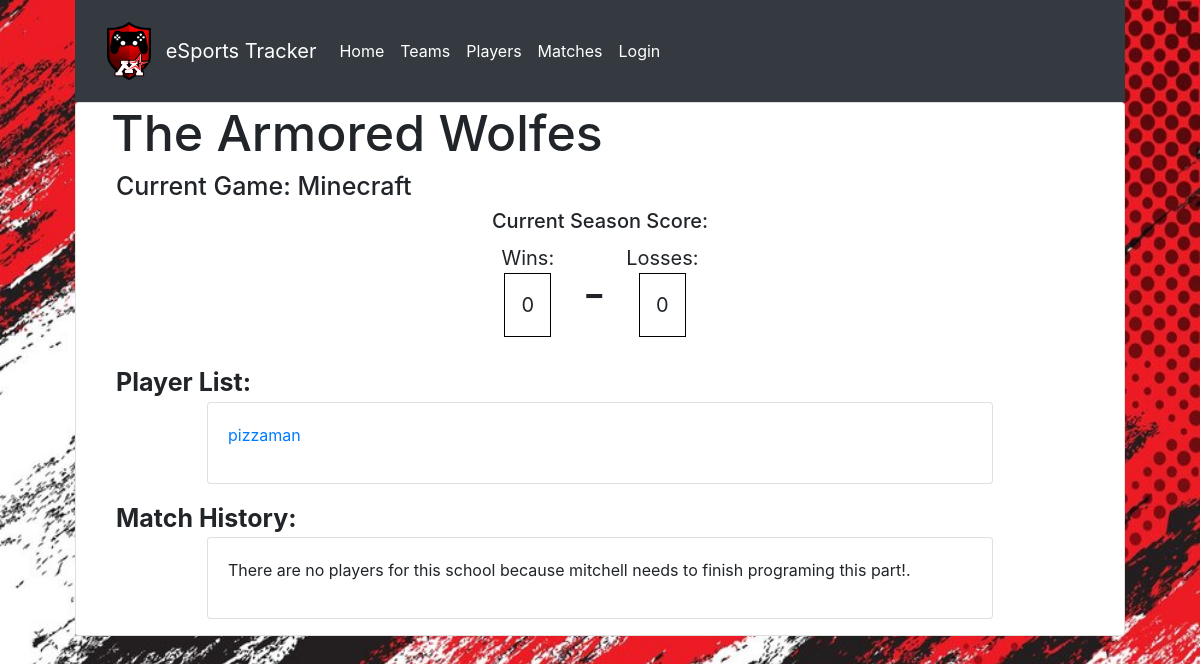
Before: /tracker/teams/1 with the older database file.
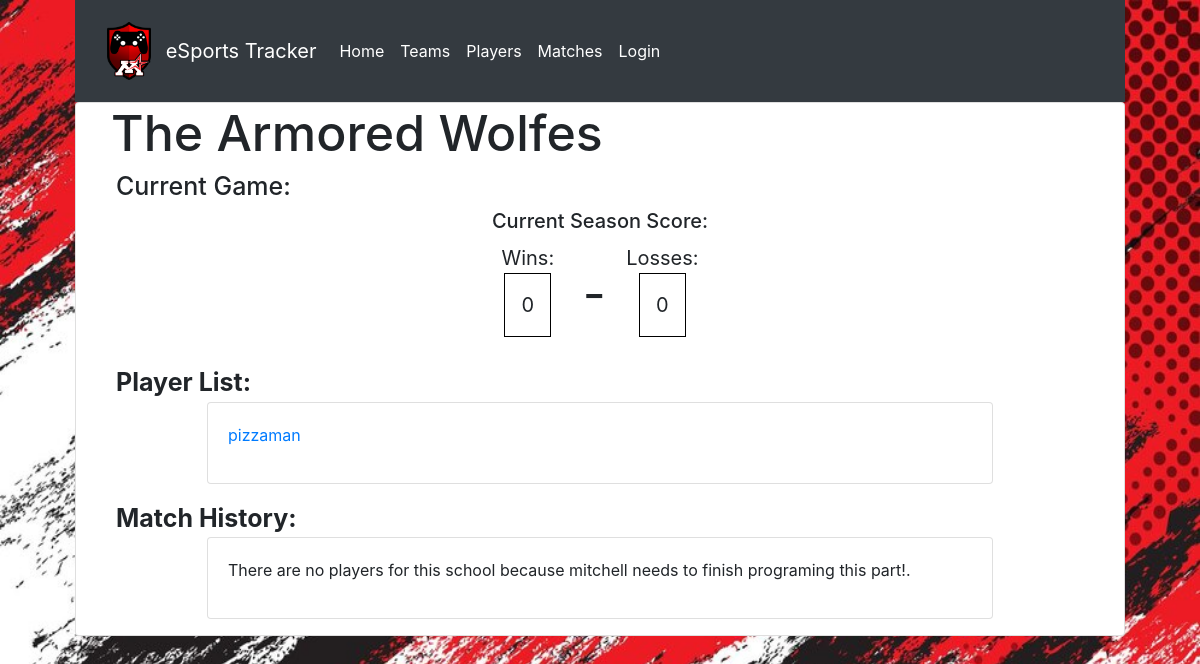
After: the same page with the newer database file.
### tracker/models.py (models this page shows, shortened)
class Team(models.Model):
    teamName = models.CharField(max_length=25, unique=True)
    game = models.ForeignKey('Game', on_delete=models.SET_NULL, null=True)

class Game(models.Model):
    gameName = models.CharField(max_length=30)
    teamSize = models.IntegerField(default=0)
    leagueFormat = models.CharField(choices=leagueFormatChoices, default=roundRobin, max_length=25)
    leagueStructure = models.CharField(choices=leagueStructureChoices, default=jv, max_length=25)

class Player(models.Model):
    username = models.CharField(max_length=10)
    name = models.CharField(max_length=20)
    team = models.ForeignKey('Team', on_delete=models.RESTRICT, null=True)
    age = models.IntegerField()
    kills = models.IntegerField(default=0)
    deaths = models.IntegerField(null=True, default=0)
    assists = models.IntegerField(null=True, default=0)
    KDA = models.CharField(max_length=11,null=True, default="0/0/0")
    def get_absolute_url(self):
        return reverse('player-detail', args=[str(self.id)])

### tracker/views.py (the view)
# urls.py: path('teams/<int:pk>', views.TeamDetailView.as_view(), name='team-detail'),
class TeamDetailView(generic.DetailView):
    model = Team

### tracker/templates/tracker/team_detail.html (shortened to what this page needs)
{% extends "base_generic.html" %}
{% load static %}
{% block content %}
<div class="card">
  <h1 style="margin-left: 35;font-size: 50">{{team.teamName}}
  </h1>
  <h2 style="margin-left: 40;font-size: 25">Current Game: {{team.game.gameName}}</h2>
  <h3 style="font-size: 20; text-align: center;">Current Season Score:</h3>
  <div style="text-align: center;">
    <div style="display: inline-block;text-align: center;font-size: 20;margin-right:8px;">Wins:
      <br>
      <p style="display: inline-block;border: 1px solid black;text-align: center;padding: 1rem 1rem;">0</p>
    </div>
    <div style="display: inline-block;text-align: center;">
      <p style="display: inline-block;text-align: center;padding: 1rem 1rem;font-size: 50;">-</p>
    </div>
    <div style="display: inline-block;text-align: center;font-size: 20;">Losses:
      <br>
      <p style="display: inline-block;border: 1px solid black;text-align: center;padding: 1rem 1rem;">0</p>
    </div>
  </div>
    <div class="card-player-list">
      <strong style="margin-left: 40;font-size: 25">Player List: </strong>
      <div style="margin: auto; max-width: 800px;" class="card w-75 mb-3">
        <div class="card-body">
          {% for player in team.player_set.all %}
          <p><a href="{{player.get_absolute_url}}">{{player.username}}</a></p>
          {%empty%}
          <p>There are no players for this team!</p>
        {% endfor %}
        </div>
      </div>
    </div>
    <div class="card-match-list">
      <strong style="margin-left: 40;font-size: 25">Match History: </strong>
      <div style="margin: auto; max-width: 800px;" class="card w-75 mb-3">
        <div class="card-body">
            {% if player_list %}
              <ul>
                {% for player in player_list %}
                  <p href="{{ team.player.name }}">{{team.player.name}}</p>
                  <hr>
                {% endfor %}
              </ul>
            {% else %}
              <p>There are no players for this school because mitchell needs to finish programing this part!.</p>
            {% endif %}
        </div>
      </div>
    </div>
  </div>
{% endblock %}

Changed rows visible on the page:
changed Team "The Armored Wolfes": game.gameName "Minecraft" → (not shown)
